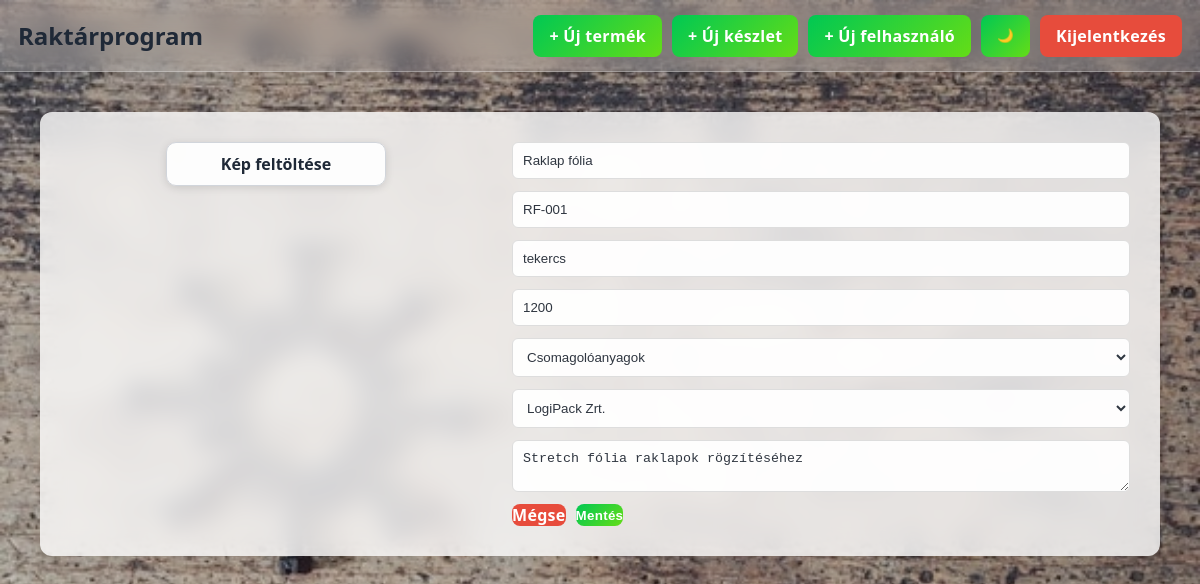
Page /termek_szerkesztes.php?id=1 (signed in) on the committed database.
### tables this page shows
CREATE TABLE `termekek` (
  `termek_id` int(11) NOT NULL,
  `termeknev` varchar(255) NOT NULL,
  `cikkszam` varchar(100) NOT NULL,
  `leiras` text DEFAULT NULL,
  `mertekegyseg` varchar(20) NOT NULL,
  `egysegar` int(11) DEFAULT NULL,
  `letrehozva` datetime DEFAULT current_timestamp(),
  `kategoria_id` int(11) DEFAULT NULL,
  `beszallitok_id` int(11) DEFAULT NULL
);

CREATE TABLE `termek_kategoria` (
  `kategoria_id` int(11) NOT NULL,
  `kategoria` varchar(100) NOT NULL
);

CREATE TABLE `beszallitok` (
  `beszallitok_id` int(11) NOT NULL,
  `beszallito` varchar(100) NOT NULL,
  `email` varchar(255) NOT NULL
);

### termek_szerkesztes.php (the view, shortened to what this page needs)
<?php
require_once 'includes/db.php';
include 'includes/header.php';
include 'includes/navbar.php';
$id = isset($_GET['id']) ? (int)$_GET['id'] : 0;
$stmt = $pdo->prepare(
    'SELECT termek_id, termeknev, cikkszam, leiras, mertekegyseg, egysegar, kategoria_id, beszallitok_id
     FROM termekek
     WHERE termek_id = :id
     LIMIT 1'
);
$stmt->execute([':id' => $id]);
$product = $stmt->fetch();
$kategoriak = $pdo->query('SELECT kategoria_id, kategoria FROM termek_kategoria ORDER BY kategoria ASC')->fetchAll();
$beszallitok = $pdo->query('SELECT beszallitok_id, beszallito FROM beszallitok ORDER BY beszallito ASC')->fetchAll();
$old = $_SESSION['old_input'] ?? [];
$data = [
    'termeknev' => $old['termeknev'] ?? $product['termeknev'],
    'cikkszam' => $old['cikkszam'] ?? $product['cikkszam'],
    'leiras' => $old['leiras'] ?? $product['leiras'],
    'mertekegyseg' => $old['mertekegyseg'] ?? $product['mertekegyseg'],
    'egysegar' => $old['egysegar'] ?? $product['egysegar'],
    'kategoria_id' => $old['kategoria_id'] ?? $product['kategoria_id'],
    'beszallitok_id' => $old['beszallitok_id'] ?? $product['beszallitok_id'],
];
?>
<div class="form-page">
    <div class="form-card">
        <form class="product-form" method="POST" action="actions/update_product.php" enctype="multipart/form-data">
            <div class="form-left">
                <label for="imageInput" class="file-btn">Kép feltöltése</label>
            </div>
            <div class="form-right">
                <input type="text" name="termeknev" placeholder="Terméknév" required value="<?= htmlspecialchars((string)$data['termeknev'], ENT_QUOTES, 'UTF-8') ?>">
                <input type="text" name="cikkszam" placeholder="Cikkszám" required value="<?= htmlspecialchars((string)$data['cikkszam'], ENT_QUOTES, 'UTF-8') ?>">
                <input type="text" name="mertekegyseg" placeholder="Mértékegység" required value="<?= htmlspecialchars((string)$data['mertekegyseg'], ENT_QUOTES, 'UTF-8') ?>">
                <input type="number" name="egysegar" min="0" step="1" placeholder="Egységár" required value="<?= htmlspecialchars((string)$data['egysegar'], ENT_QUOTES, 'UTF-8') ?>">
                <select name="kategoria_id" required>
                    <?php foreach ($kategoriak as $kategoria): ?>
                        <option value="<?= (int)$kategoria['kategoria_id'] ?>" <?= ((string)$data['kategoria_id'] === (string)$kategoria['kategoria_id']) ? 'selected' : '' ?>>
                            <?= htmlspecialchars($kategoria['kategoria'], ENT_QUOTES, 'UTF-8') ?>
                        </option>
                    <?php endforeach; ?>
                </select>
                <select name="beszallitok_id" required>
                    <?php foreach ($beszallitok as $beszallito): ?>
                        <option value="<?= (int)$beszallito['beszallitok_id'] ?>" <?= ((string)$data['beszallitok_id'] === (string)$beszallito['beszallitok_id']) ? 'selected' : '' ?>>
                            <?= htmlspecialchars($beszallito['beszallito'], ENT_QUOTES, 'UTF-8') ?>
                        </option>
                    <?php endforeach; ?>
                </select>
                <textarea name="leiras" placeholder="Leírás"><?= htmlspecialchars((string)$data['leiras'], ENT_QUOTES, 'UTF-8') ?></textarea>
                <div class="btn-row">
                    <a href="termekek.php" class="btn cancel">Mégse</a>
                    <button type="submit" class="btn">Mentés</button>
                </div>
            </div>
        </form>
    </div>
</div>
<?php include 'includes/footer.php'; ?>

### assets/css/style.css (style rules this page uses)
* { margin: 0; padding: 0; box-sizing: border-box; }
body { font-family: 'Segoe UI', Arial, sans-serif; color: #2f3640; background: linear-gradient(rgba(0, 0, 0, 0.22), rgba(0, 0, 0, 0.22)), url('/VizsgaPHP/raktarprogram/assets/images/all-bg.jpg') center center / cover no-repeat fixed; }
.btn { display: inline-block; background: linear-gradient(135deg, #00c853, #64dd17); color: white; border: none; border-radius: 8px; text-decoration: none; cursor: pointer; font-weight: 600; letter-spacing: 0.3px; transition: 0.2s ease; }
.cancel { background: #e74c3c; }
input, select, textarea { width: 100%; padding: 10px; border: 1px solid #ddd; border-radius: 6px; background: rgba(255, 255, 255, 0.95); color: #2f3640; }
.form-page { padding: 40px; }
.form-card { display: flex; gap: 30px; padding: 30px; background: rgba(255, 255, 255, 0.80); backdrop-filter: blur(12px); -webkit-backdrop-filter: blur(12px); border-radius: 12px; box-shadow: 0 10px 25px rgba(0, 0, 0, 0.08); color: #1f2937; }
.product-form { display: flex; gap: 30px; width: 100%; }
.form-left { width: 40%; display: flex; flex-direction: column; align-items: center; }
.form-right { width: 60%; display: flex; flex-direction: column; gap: 12px; }
.btn-row { display: flex; gap: 10px; flex-wrap: wrap; }
.file-btn { display: flex; align-items: center; justify-content: center; width: 100%; max-width: 220px; height: 44px; margin: 0 auto 14px; padding: 0 14px; background: rgba(255, 255, 255, 0.92); color: #1f2937; border: 1px solid #d1d5db; border-radius: 10px; font-weight: 600; text-align: center; cursor: pointer; box-shadow: 0 2px 8px rgba(0, 0, 0, 0.12); transition: 0.2s ease; white-space: nowrap; overflow: hidden; }

### rows in the picture
termekek: termeknev "Raklap fólia", cikkszam "RF-001", mertekegyseg "tekercs", egysegar "1200", kategoria_id "Csomagolóanyagok", beszallitok_id "LogiPack Zrt.", leiras "Stretch fólia raklapok rögzítéséhez"
